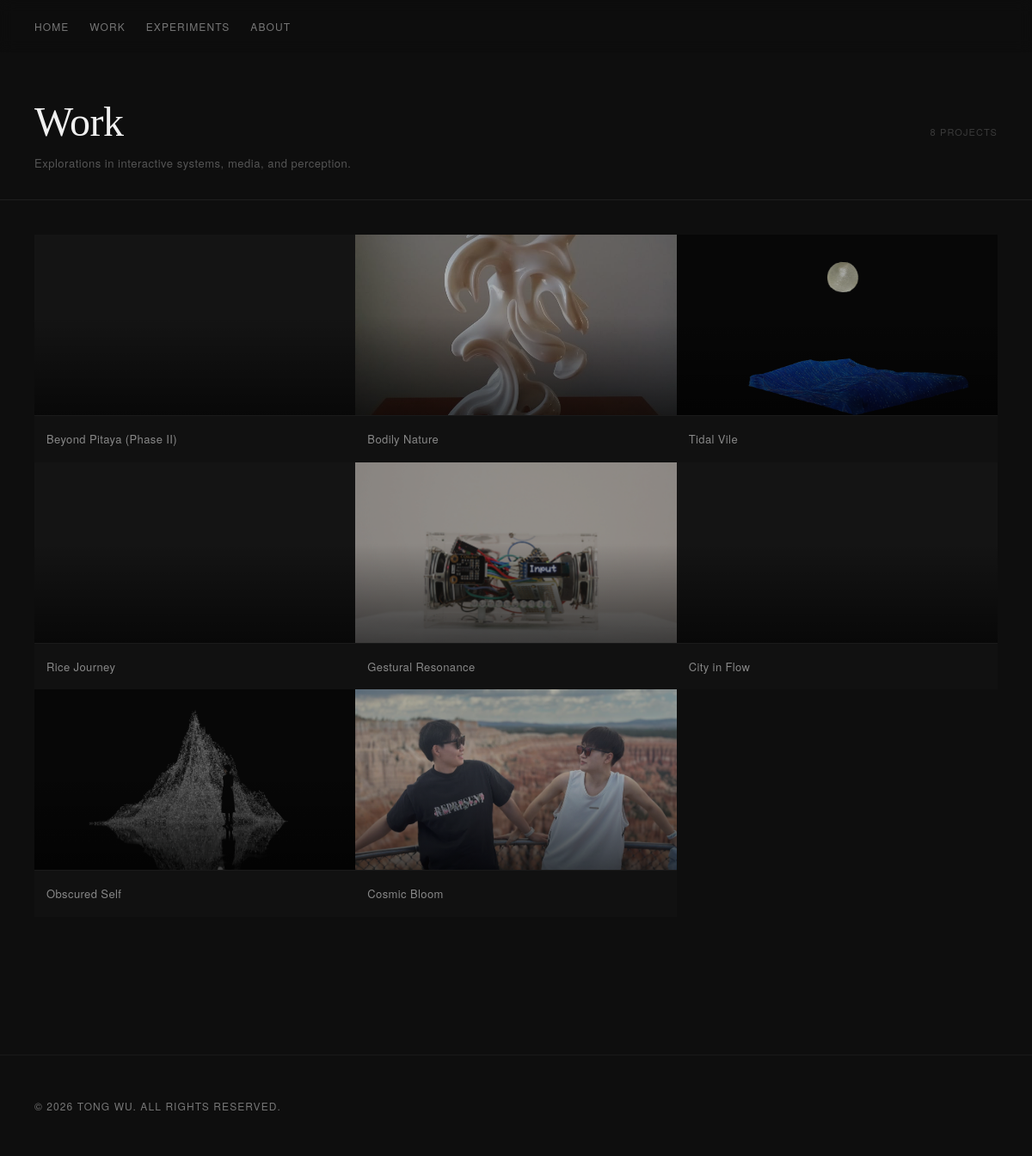
The app's page /projects.php with its own data.
### tables this page shows
CREATE TABLE projects (
    id INTEGER PRIMARY KEY AUTOINCREMENT,
    title TEXT,
    slug TEXT,
    immersion TEXT,
    context TEXT,
    system_text TEXT,
    interaction_text TEXT,
    material TEXT,
    reflection TEXT
, year TEXT, category TEXT, cover_image TEXT, video_url TEXT, is_published INTEGER DEFAULT 1, created_at TEXT, updated_at TEXT, edit_count INTEGER DEFAULT 0, sort_order INTEGER DEFAULT 0, skillset TEXT, exhibition TEXT, location TEXT, sections TEXT, subtitle TEXT);

### src/media.php (called while the page is built, shortened)
<?php
function get_project_media_path(string $slug): string {
    return UPLOADS_ROOT . '/projects/' . $slug;
}
function list_project_media(string $slug): array {
    $path = get_project_media_path($slug);
    return _list_media_files($path);
}
function _list_media_files(string $path): array {
    if (!is_dir($path)) return [];
    $files = [];
    $items = array_diff(scandir($path), ['.', '..']);
    foreach ($items as $item) {
        $full = "$path/$item";
        $rel = '/uploads' . substr($full, strlen(UPLOADS_ROOT));
        $rel = str_replace('\\', '/', $rel);
        $files[] = [
            'name' => $item,
            'url'  => $rel,
            'ext'  => strtolower(pathinfo($item, PATHINFO_EXTENSION)),
            'size' => filesize($full),
            'path' => $full,
        ];
    }
    return $files;
}

### public/projects.php (the view, shortened to what this page needs)
<?php
require_once __DIR__ . '/../src/functions.php';
require_once __DIR__ . '/../src/media.php';
$projects = get_all_projects();
$img_exts = ['jpg','jpeg','png','webp','gif'];
$vid_exts = ['mp4','mov','webm'];
$thumbs   = [];
foreach ($projects as $p) {
    $files = list_project_media($p['slug']);
    foreach ($files as $f) {
        if (preg_match('/^thumb[\-_.]/i', $f['name']) && (in_array($f['ext'], $img_exts) || in_array($f['ext'], $vid_exts))) {
            $thumbs[$p['slug']] = ['url' => $f['url'], 'ext' => $f['ext']];
            break;
        }
    }
    if (!isset($thumbs[$p['slug']])) {
        foreach ($files as $f) {
            if (in_array($f['ext'], $img_exts)) {
                $thumbs[$p['slug']] = ['url' => $f['url'], 'ext' => $f['ext']];
                break;
            }
        }
    }
}
render_header('Work');
?>
<div class="work-wrap">
  <div class="work-page-header">
    <div class="work-page-header-top">
      <h1>Work</h1>
      <span class="work-count"><?= count($projects) ?> projects</span>
    </div>
    <p class="work-page-subtitle">Explorations in interactive systems, media, and perception.</p>
  </div>
  <div class="work-grid">
    <?php foreach ($projects as $i => $p):
        $thumb    = $thumbs[$p['slug']] ?? null;
        $featured = ($i === 0) ? ' work-card--featured' : '';
    ?>
    <a href="/p/<?= htmlspecialchars($p['slug']) ?>" class="work-card<?= $featured ?>">
      <div class="work-card-image">
        <?php if ($thumb): ?>
          <?php if (in_array($thumb['ext'], $vid_exts)): ?>
            <video src="<?= htmlspecialchars($thumb['url']) ?>" muted playsinline loop autoplay class="work-card-thumb-vid"></video>
          <?php else: ?>
            <img src="<?= htmlspecialchars($thumb['url']) ?>" alt="<?= htmlspecialchars($p['title']) ?>">
          <?php endif; ?>
        <?php endif; ?>
        <div class="work-card-overlay"></div>
      </div>
      <div class="work-card-meta">
        <span class="work-card-title"><?= htmlspecialchars($p['title']) ?></span>
      </div>
    </a>
    <?php endforeach; ?>
  </div>
</div>
<?php render_footer(); ?>

### src/functions.php (shortened to what this page needs)
<?php
function get_all_projects() {
    $db = get_db();
    $stmt = $db->query("SELECT * FROM projects WHERE is_published = 1 ORDER BY sort_order DESC");
    return $stmt->fetchAll(PDO::FETCH_ASSOC);
}
function render_header($title = '') {
    ?>
    <!doctype html>
    <html lang="en">
    <head>
        <link rel="stylesheet" href="/css/style.css">
    </head>
    <body>
        <nav>
            <div class="nav-links">
                <a href="/">Home</a>
                <a href="/work">Work</a>
                <a href="/experiments">Experiments</a>
                <a href="/about">About</a>
            </div>
        </nav>
        <div class="page-content">
    <?php
}
function render_footer() {
    ?>
        <footer class="site-footer">
            <p class="site-footer-copy">&copy; 2026 Tong Wu. All rights reserved.</p>
        </footer>
        </div>
    </body>
    </html>
    <?php
}

### public/css/style.css (style rules this page uses)
*, *::before, *::after { box-sizing: border-box; margin: 0; padding: 0; }
html { background: #0e0e0e; }
body { background: #0e0e0e; color: #d4d4d4; font-family: 'Georgia', serif; font-size: 17px; line-height: 1.75; -webkit-text-size-adjust: 100%; padding-top: 64px; }
.page-content { transition: opacity 0.45s cubic-bezier(0.22, 1, 0.36, 1), transform 0.45s cubic-bezier(0.22, 1, 0.36, 1); }
.page-content.is-visible { opacity: 1; transform: none; }
img { display: block; max-width: 100%; }
nav { padding: 20px 40px; position: fixed; top: 0; left: 0; right: 0; z-index: 100; background: rgba(14, 14, 14, 0.85); backdrop-filter: blur(8px); -webkit-backdrop-filter: blur(8px); }
.nav-links { display: flex; flex-wrap: wrap; gap: 6px 24px; align-items: center; }
.nav-links a { font-family: 'Helvetica Neue', sans-serif; font-size: 12px; letter-spacing: 0.09em; text-transform: uppercase; color: #777; text-decoration: none; transition: color 0.2s; white-space: nowrap; }
.work-wrap { padding-bottom: 120px; }
.work-page-header { padding: 50px 40px 30px; border-bottom: 1px solid #1f1f1f; }
.work-page-header-top { display: flex; align-items: baseline; justify-content: space-between; margin-bottom: 10px; }
.work-page-header h1 { font-size: clamp(1.8rem, 4vw, 3rem); font-weight: 400; color: #f0f0f0; letter-spacing: -0.01em; line-height: 1.15; }
.work-count { font-family: 'Helvetica Neue', sans-serif; font-size: 11px; letter-spacing: 0.1em; text-transform: uppercase; color: #3a3a3a; }
.work-page-subtitle { font-family: 'Helvetica Neue', sans-serif; font-size: 13px; letter-spacing: 0.04em; color: #555; }
.work-grid { display: grid; grid-template-columns: repeat(4, 1fr); gap: 0px; padding: 40px 40px 0; }
.work-card { display: block; text-decoration: none; background: #111; overflow: hidden; }
.work-card-image { position: relative; width: 100%; aspect-ratio: 16 / 9; overflow: hidden; background: #141414; }
.work-card-image img, .work-card-image .work-card-thumb-vid { position: absolute; inset: 0; width: 100%; height: 100%; object-fit: cover; display: block; opacity: 0.65; transition: opacity 0.5s, transform 0.6s; }
.work-card-overlay { position: absolute; inset: 0; background: linear-gradient(to top, rgba(0,0,0,0.6) 0%, transparent 55%); pointer-events: none; }
.work-card-meta { padding: 12px 14px; border-top: 1px solid #1a1a1a; transition: background 0.2s; }
.work-card-title { font-family: 'Helvetica Neue', sans-serif; font-size: 13px; color: #888; letter-spacing: 0.03em; transition: color 0.2s; white-space: nowrap; overflow: hidden; text-overflow: ellipsis; }
@media (max-width: 1380px) { .work-grid { grid-template-columns: repeat(3, 1fr); } }
.site-footer { padding: 48px 40px; border-top: 1px solid #1a1a1a; margin-top: 40px; }
.site-footer-copy { font-family: 'Helvetica Neue', sans-serif; font-size: 12px; letter-spacing: 0.09em; text-transform: uppercase; color: #777; }

### src/functions.php (style rules this page uses)
.page-content { opacity: 0.08; transform: translateY(10px); }

### records on screen
projects: title "Beyond Pitaya (Phase II)"
projects: slug (picture), title "Bodily Nature"
projects: slug (picture), title "Tidal Vile"
projects: title "Rice Journey"
projects: slug (picture), title "Gestural Resonance"
projects: title "City in Flow"
projects: slug (picture), title "Obscured Self"
projects: slug (picture), title "Cosmic Bloom"

### other values on screen
count($projects) "8"
